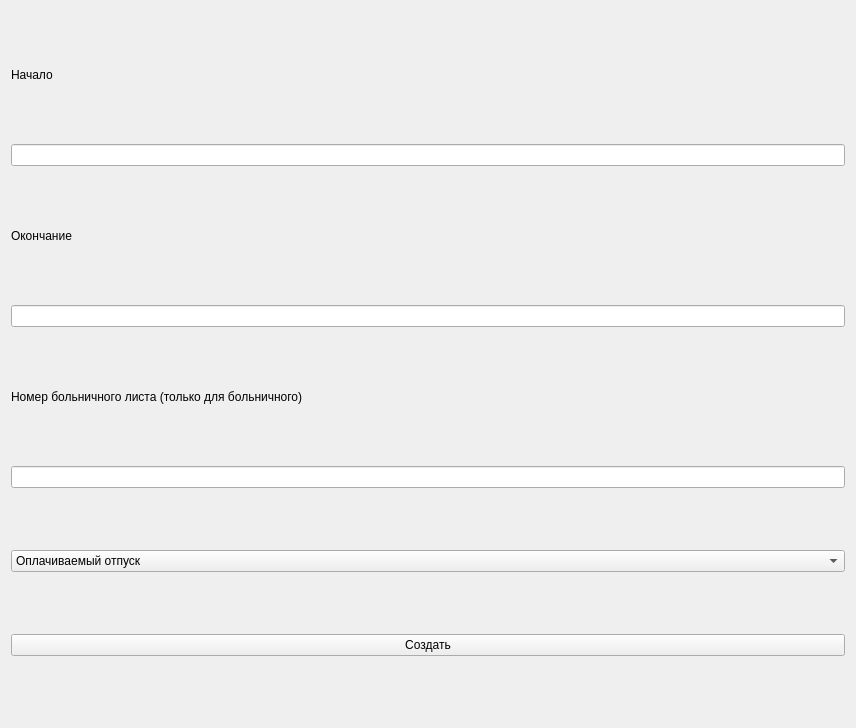
<?xml version="1.0" encoding="UTF-8"?>
<ui version="4.0">
 <class>AddVac_Sick</class>
 <widget class="QWidget" name="AddVac_Sick">
  <property name="geometry">
   <rect>
    <x>0</x>
    <y>0</y>
    <width>856</width>
    <height>728</height>
   </rect>
  </property>
  <property name="windowTitle">
   <string>Vacation_Sick</string>
  </property>
  <layout class="QVBoxLayout" name="verticalLayout">
   <item>
    <widget class="QLabel" name="label">
     <property name="maximumSize">
      <size>
       <width>16777215</width>
       <height>15</height>
      </size>
     </property>
     <property name="text">
      <string>Начало</string>
     </property>
    </widget>
   </item>
   <item>
    <widget class="QLineEdit" name="line_start"/>
   </item>
   <item>
    <widget class="QLabel" name="label_2">
     <property name="maximumSize">
      <size>
       <width>16777215</width>
       <height>15</height>
      </size>
     </property>
     <property name="text">
      <string>Окончание</string>
     </property>
    </widget>
   </item>
   <item>
    <widget class="QLineEdit" name="line_end"/>
   </item>
   <item>
    <widget class="QLabel" name="label_3">
     <property name="maximumSize">
      <size>
       <width>16777215</width>
       <height>15</height>
      </size>
     </property>
     <property name="text">
      <string>Номер больничного листа (только для больничного)</string>
     </property>
    </widget>
   </item>
   <item>
    <widget class="QLineEdit" name="line_list"/>
   </item>
   <item>
    <widget class="QComboBox" name="combo_type">
     <item>
      <property name="text">
       <string>Оплачиваемый отпуск</string>
      </property>
     </item>
     <item>
      <property name="text">
       <string>Не оплачиваемый отпуск</string>
      </property>
     </item>
     <item>
      <property name="text">
       <string>Больничный лист</string>
      </property>
     </item>
    </widget>
   </item>
   <item>
    <widget class="QPushButton" name="btn_save">
     <property name="text">
      <string>Создать</string>
     </property>
    </widget>
   </item>
  </layout>
 </widget>
 <resources/>
 <connections/>
</ui>
